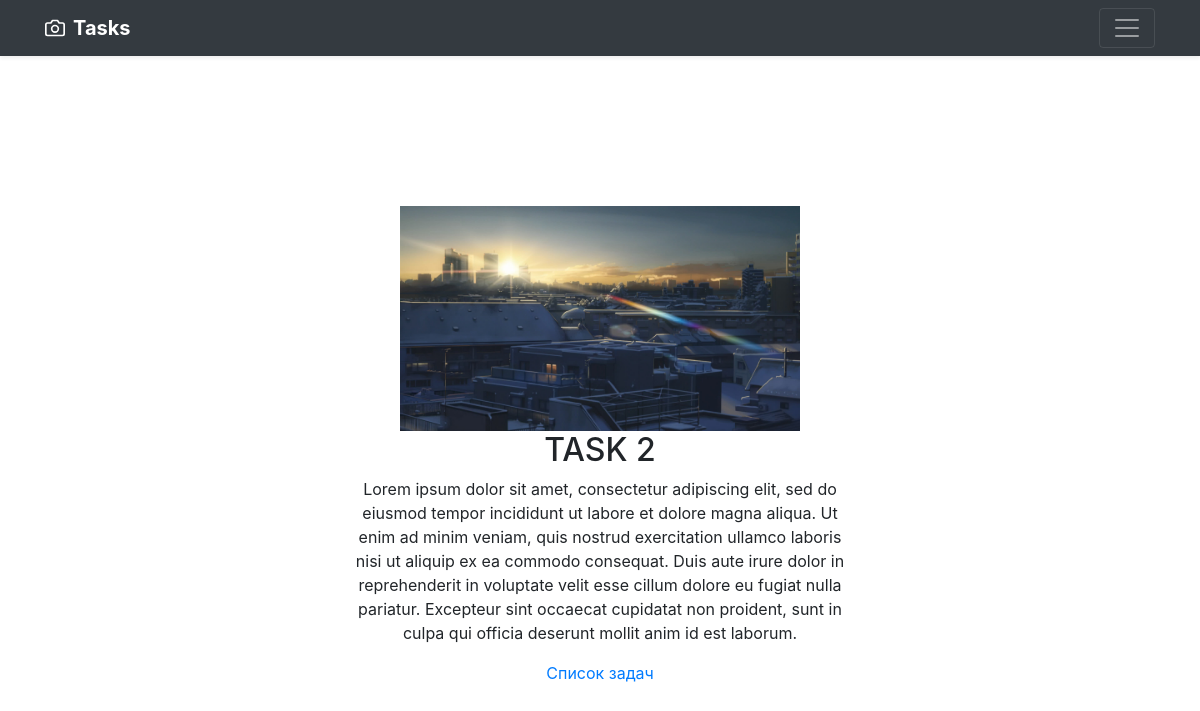
Screenshot of /show.php?task_id=2 (signed in) with the database file from the repository.
### tables this page shows
CREATE TABLE `tasks` (
  `task_name` varchar(255) NOT NULL,
  `task_description` text NOT NULL,
  `task_img` varchar(255) NOT NULL,
  `task_isHidden` varchar(3) NOT NULL,
  `task_id` int(255) NOT NULL,
  `user_id` int(255) NOT NULL
);

### show.php (the view, shortened to what this page needs)
<?php session_start(); include "header.php" ?>
<?php
require_once "config.php";
$task_id=$_GET['task_id'];
$stmt=$pdo->prepare(SQL_GET_TASK_BY_TASKID);
  $stmt->execute([
  'task_id'=>$task_id,
  ]);
  $task=$stmt->fetch(PDO::FETCH_ASSOC);
$task_name=$task['task_name'];
$task_description=$task['task_description'];
$task_img=$task['task_img'];
?>
<!doctype html>
<html lang="en">
  <head>
    <link href="assets/css/bootstrap.css" rel="stylesheet">
    <link href="assets/css/style.css" rel="stylesheet">
  </head>
  <body>
    <div class="form-wrapper text-center">
      <img src="<?php echo $task_img; ?>" alt="" width="400">
      <h2><?php echo $task_name; ?></h2>
      <p>
        <?php echo htmlentities($task_description); ?>
      </p>
      <a href="list.php">Список задач</a>
    </div>
  </body>
</html>

### header.php (shortened to what this page needs)
<div class="navbar navbar-dark bg-dark shadow-sm">
        <div class="container d-flex justify-content-between">
          <a href="list.php" class="navbar-brand d-flex align-items-center">
            <strong>Tasks</strong>
          </a>
          <button class="navbar-toggler" type="button" data-toggle="collapse" data-target="#navbarHeader" aria-controls="navbarHeader" aria-expanded="false" aria-label="Toggle navigation">
            <span class="navbar-toggler-icon"></span>
          </button>
        </div>
</div>

### assets/css/style.css (style rules this page uses)
.form-wrapper { width: 500px; margin:150px auto 0px; }
:root { --jumbotron-padding-y: 3rem; }

### rows the page displays
tasks: task_img (picture), task_name "TASK 2", task_description "Lorem ipsum dolor sit amet, consectetur adipiscing elit, sed do eiusmod tempor incididunt ut labore et dolore magna aliqua. Ut enim ad minim veniam, quis nostrud exercitation ullamco laboris nisi ut aliquip ex ea commodo consequat. Duis aute irure dolor in reprehenderit in voluptate velit esse cillum dolore eu fugiat nulla pariatur. Excepteur sint occaecat cupidatat non proident, sunt in culpa qui officia deserunt mollit anim id est laborum."
